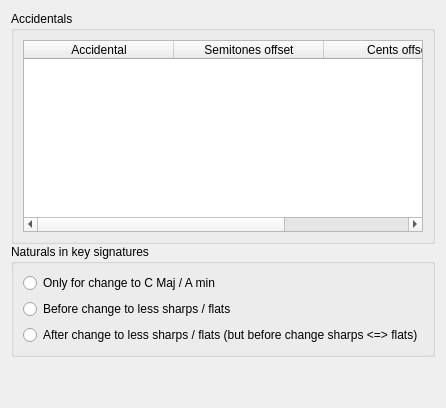
     <widget class="QWidget" name="Page18">
      <layout class="QVBoxLayout" name="verticalLayout_30">
       <property name="spacing">
        <number>0</number>
       </property>
       <item>
        <widget class="QGroupBox" name="accidentalsGroup">
         <property name="title">
          <string>Accidentals</string>
         </property>
         <layout class="QVBoxLayout" name="verticalLayout_31">
          <item>
           <widget class="QTableWidget" name="accidentalTable">
            <attribute name="horizontalHeaderDefaultSectionSize">
             <number>150</number>
            </attribute>
            <column>
             <property name="text">
              <string>Accidental</string>
             </property>
            </column>
            <column>
             <property name="text">
              <string>Semitones offset</string>
             </property>
            </column>
            <column>
             <property name="text">
              <string>Cents offset</string>
             </property>
            </column>
           </widget>
          </item>
         </layout>
        </widget>
       </item>
       <item>
        <widget class="QGroupBox" name="keySigNaturalsGroup">
         <property name="title">
          <string>Naturals in key signatures</string>
         </property>
         <layout class="QVBoxLayout" name="verticalLayout_35">
          <item>
           <widget class="QRadioButton" name="radioKeySigNatNone">
            <property name="text">
             <string>Only for change to C Maj / A min</string>
            </property>
           </widget>
          </item>
          <item>
           <widget class="QRadioButton" name="radioKeySigNatBefore">
            <property name="text">
             <string>Before change to less sharps / flats</string>
            </property>
           </widget>
          </item>
          <item>
           <widget class="QRadioButton" name="radioKeySigNatAfter">
            <property name="text">
             <string>After change to less sharps / flats (but before change sharps &lt;=&gt; flats)</string>
            </property>
           </widget>
          </item>
         </layout>
        </widget>
       </item>
       <item>
        <spacer name="verticalSpacer_5">
         <property name="orientation">
          <enum>Qt::Vertical</enum>
         </property>
         <property name="sizeHint" stdset="0">
          <size>
           <width>20</width>
           <height>40</height>
          </size>
         </property>
        </spacer>
       </item>
      </layout>
     </widget>
